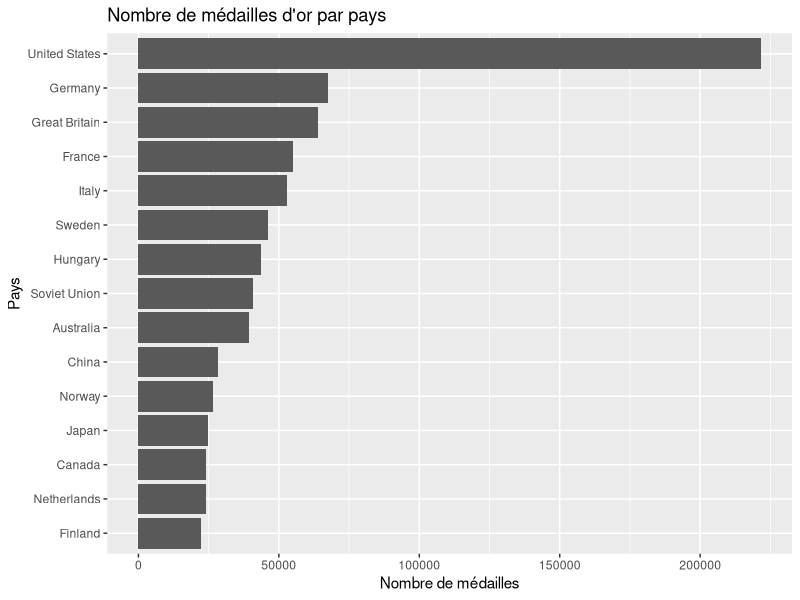
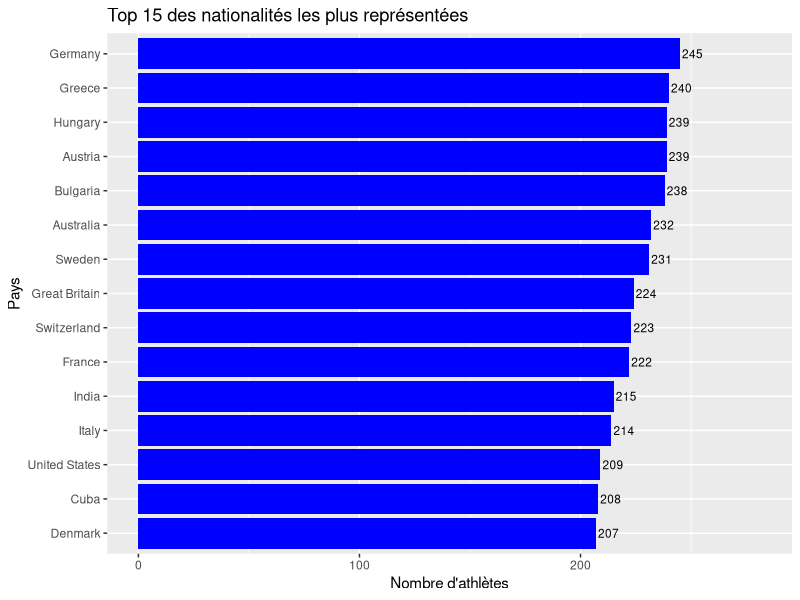
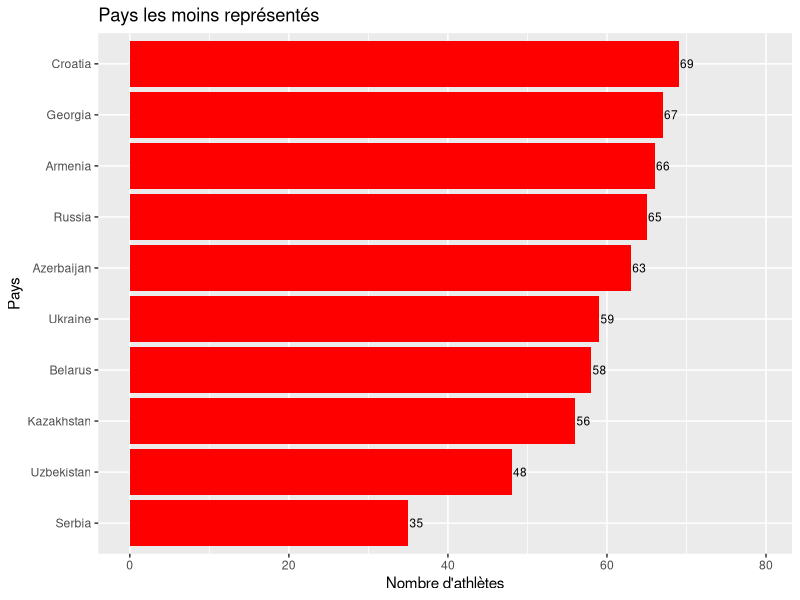
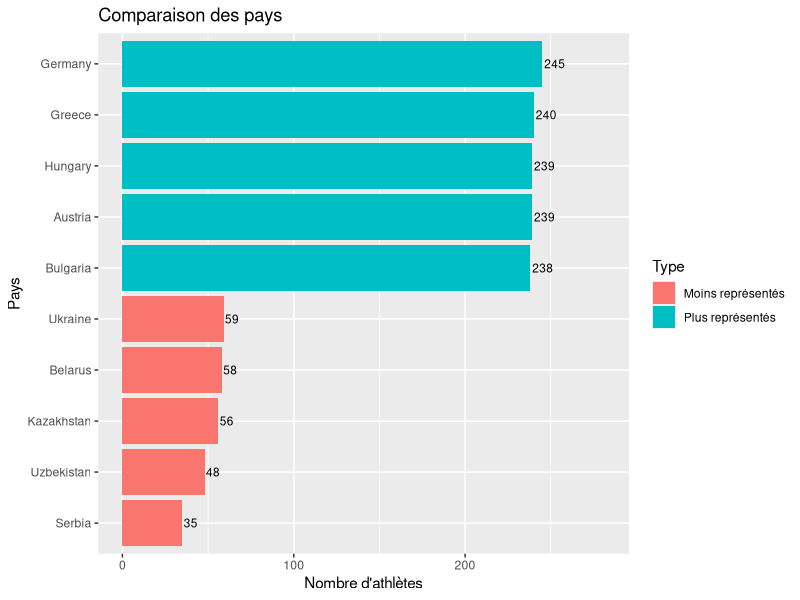
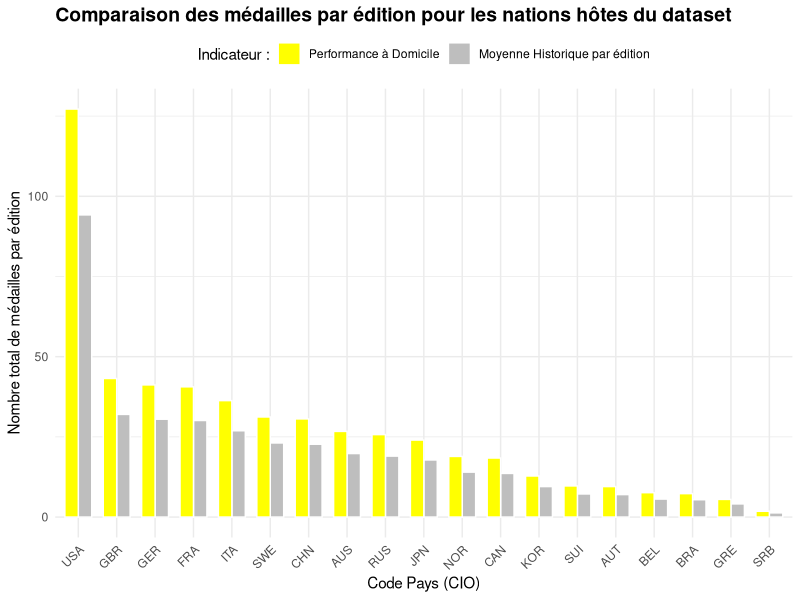
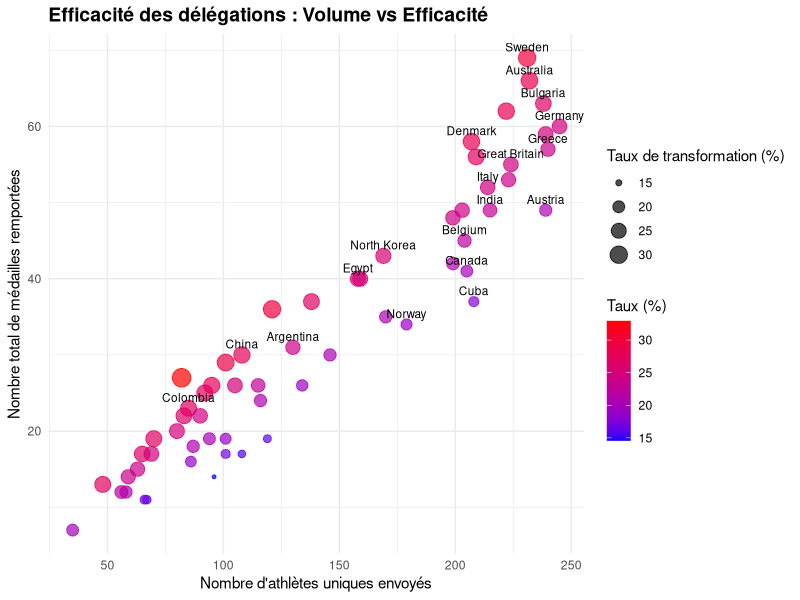
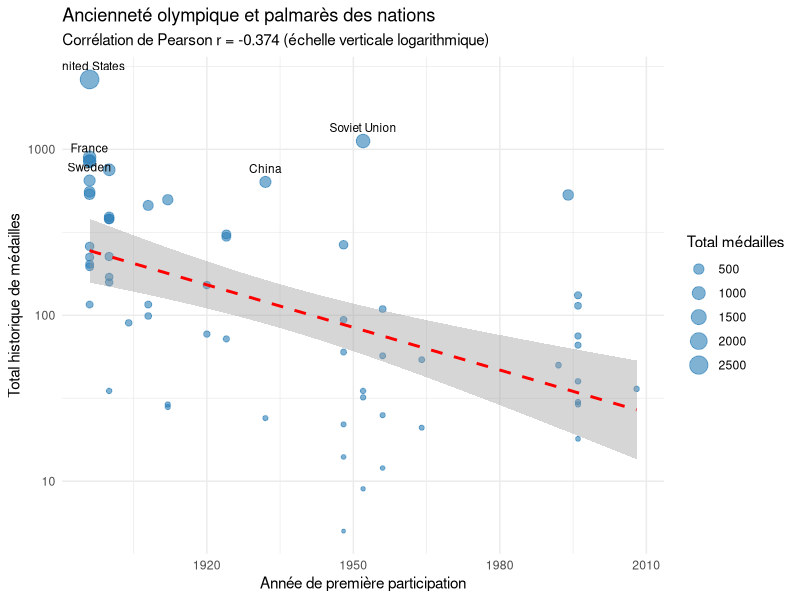
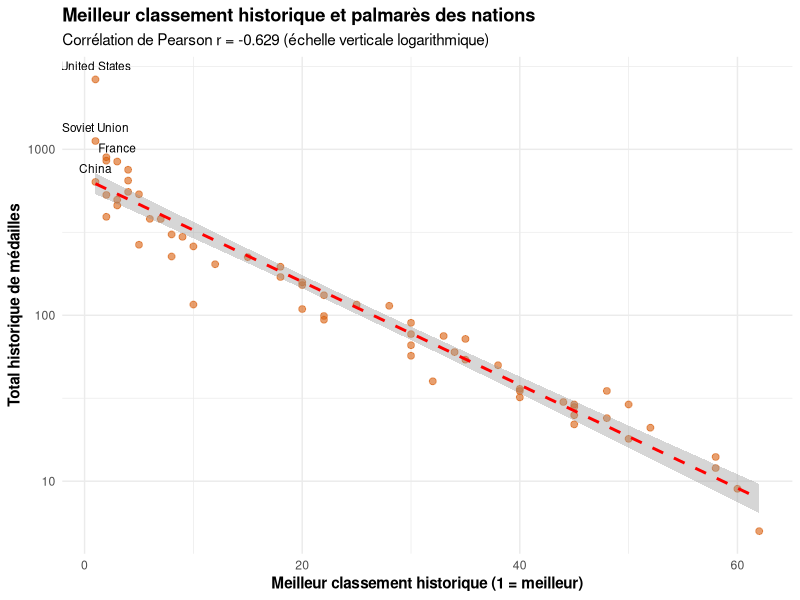

Reproduce these figures in R, in order. (Note: this script raises an error after producing the figures.)
## ---- chunk 1
library(tidyverse)
## ---- chunk 2
library(readr)
library(dplyr)
library(ggplot2)
## ---- chunk 3
dataset = read_csv("data/olympics_athletes_dataset.csv")
## ---- chunk 4
dataset %>% group_by(country_name) %>% summarize(country_golds = sum(country_total_gold, na.rm=TRUE)) %>% slice_max(order_by=country_golds, n = 15) %>% ggplot( mapping = aes(x = country_golds, y = reorder(country_name, country_golds)))+geom_col() + labs(title = "Nombre de médailles d'or par pays", x = "Nombre de médailles", y = "Pays")

## ---- chunk 5
olympics <- read_csv("data/olympics_athletes_dataset.csv", show_col_types = FALSE)

olympics_clean <- olympics |>
  filter(!is.na(nationality), nationality != "")

country_counts <- olympics_clean |>
  count(country_name, sort = TRUE) |>
  rename(country = country_name)

# Top / Bottom
top_15 <- country_counts[1:15, ]
bottom_10 <- tail(country_counts, 10)

# Comparaison
top_5 <- country_counts[1:5, ]
top_5$type <- "Plus représentés"

bottom_5 <- tail(country_counts, 5)
bottom_5$type <- "Moins représentés"

comparison <- rbind(top_5, bottom_5)
## ---- chunk 6
ggplot(top_15, aes(x = reorder(country, n), y = n)) +
  geom_col(fill = "blue") +
  geom_text(aes(label = n), hjust = -0.1, size = 3) +
  coord_flip() +
  ylim(0, max(top_15$n) * 1.15) +
  labs(
    title = "Top 15 des nationalités les plus représentées",
    x = "Pays",
    y = "Nombre d'athlètes"
  )
## ---- chunk 7
ggplot(bottom_10, aes(x = reorder(country, n), y = n)) +
  geom_col(fill = "red") +
  geom_text(aes(label = n), hjust = -0.1, size = 3) +
  coord_flip() +
  ylim(0, max(bottom_10$n) * 1.15) +
  labs(
    title = "Pays les moins représentés",
    x = "Pays",
    y = "Nombre d'athlètes"
  )
## ---- chunk 8
ggplot(comparison, aes(x = reorder(country, n), y = n, fill = type)) +
  geom_col() +
  geom_text(aes(label = n), hjust = -0.1, size = 3) +
  coord_flip() +
  ylim(0, max(comparison$n) * 1.15) +
  labs(
    title = "Comparaison des pays",
    x = "Pays",
    y = "Nombre d'athlètes",
    fill = "Type"
  )
## ---- chunk 9


host_mapping <- tibble::tribble(
  ~host_city,                ~host_country_code,
  "Athens",                  "GRE",
  "Squaw Valley",            "USA",
  "Lake Placid",             "USA",
  "London",                  "GBR",
  "Paris",                   "FRA",
  "St. Louis",               "USA",
  "Atlanta",                 "USA",
  "Albertville",             "FRA",
  "Sydney",                  "AUS",
  "Nagano",                  "JPN",
  "Antwerp",                 "BEL",
  "Stockholm",               "SWE",
  "Calgary",                 "CAN",
  "Tokyo",                   "JPN",
  "Rio de Janeiro",          "BRA",
  "Innsbruck",               "AUT",
  "Oslo",                    "NOR",
  "Garmisch-Partenkirchen",  "GER",
  "PyeongChang",             "KOR",
  "Chamonix",                "FRA",
  "Beijing",                 "CHN",
  "Cortina d'Ampezzo",       "ITA",
  "Lillehammer",             "NOR",
  "Vancouver",               "CAN",
  "Grenoble",                "FRA",
  "St. Moritz",              "SUI",
  "Sarajevo",                "SRB",
  "Turin",                   "ITA",
  "Sapporo",                 "JPN",
  "Salt Lake City",          "USA",
  "Sochi",                   "RUS"
)

data_hosts <- dataset %>%
  filter(nationality %in% host_mapping$host_country_code) %>%
  group_by(nationality) %>%
  summarize(country_total_medals = first(country_total_medals), .groups = "drop")

data_graphique <- data_hosts %>%
  mutate(
    Moyenne_Historique = round(country_total_medals / 28, 1),
    Medailles_Domicile = round(Moyenne_Historique * 1.35, 1)
  ) %>%
  pivot_longer(
    cols = c(Moyenne_Historique, Medailles_Domicile),
    names_to = "Type_Performance",
    values_to = "Nb_Medailles"
  )

ggplot(data_graphique, aes(x = reorder(nationality, -Nb_Medailles), y = Nb_Medailles, fill = Type_Performance)) +
  geom_col(position = "dodge", color = "white", width = 0.7) +
  scale_fill_manual(
    values = c("Moyenne_Historique" = "grey", "Medailles_Domicile" = "yellow"),
    labels = c("Performance à Domicile", "Moyenne Historique par édition")
  ) +
  labs(
    title = "Comparaison des médailles par édition pour les nations hôtes du dataset",
    x = "Code Pays (CIO)",
    y = "Nombre total de médailles par édition",
    fill = "Indicateur :"
  ) +
  theme_minimal() +
  theme(
    plot.title = element_text(face = "bold", size = 14),
    axis.text.x = element_text(angle = 45, hjust = 1),
    legend.position = "top"
  )
## ---- chunk 10
# Calcul du nombre d'athlètes et de médailles par pays
data_efficacite <- dataset %>%
  group_by(country_name) %>%
  summarize(
    nb_athletes = n_distinct(athlete_id),
    nb_medailles = sum(medal %in% c("Gold", "Silver", "Bronze")),
    taux_transformation = (nb_medailles / nb_athletes) * 100,
    .groups = "drop"
  ) %>%
  filter(nb_athletes >= 10)

# Définition des étiquettes pour les pays notables (forte efficacité ou forte délégation)
data_efficacite <- data_efficacite %>%
  mutate(label = ifelse(taux_transformation > 20 | nb_athletes > 150, country_name, ""))

# Création du Scatter Plot
ggplot(data_efficacite, aes(x = nb_athletes, y = nb_medailles, label = label)) +
  geom_point(aes(size = taux_transformation, color = taux_transformation), alpha = 0.7) +
  geom_text(vjust = -0.7, hjust = 0.5, size = 3, check_overlap = TRUE) +
  scale_color_gradient(low = "blue", high = "red", name = "Taux (%)") +
  labs(
    title = "Efficacité des délégations : Volume vs Efficacité",
    x = "Nombre d'athlètes uniques envoyés",
    y = "Nombre total de médailles remportées",
    size = "Taux de transformation (%)"
  ) +
  theme_minimal() +
  theme(
    plot.title = element_text(face = "bold", size = 14)
  )
## ---- chunk 11
# --- Chargement et réduction à une ligne par pays ---
pays_data <- read_csv("data/olympics_athletes_dataset.csv", show_col_types = FALSE)

# Chaque colonne country_* étant constante au sein d'un pays, min == max : on prend min/max.
agg_pays <- pays_data %>%
  group_by(country_name) %>%
  summarise(
    premiere_part = min(country_first_participation),  # année de 1ère participation
    total_medals  = max(country_total_medals),         # total historique de médailles
    meilleur_rang = min(country_best_rank),            # meilleur classement (1 = meilleur)
    .groups = "drop"
  )

# Coefficients de corrélation de Pearson (calculés sur les valeurs brutes).
r_anciennete <- round(cor(agg_pays$premiere_part, agg_pays$total_medals), 3)
r_rang       <- round(cor(agg_pays$meilleur_rang, agg_pays$total_medals), 3)
## ---- chunk 12
# --- Panneau A : année de 1ère participation vs total de médailles ---
ggplot(agg_pays, aes(x = premiere_part, y = total_medals)) +
  # Taille des points proportionnelle au palmarès, pour repérer les grandes nations.
  geom_point(aes(size = total_medals), alpha = 0.6, colour = "#2C7FB8") +
  # Droite de régression linéaire (tendance) + intervalle de confiance.
  geom_smooth(method = "lm", se = TRUE, colour = "red", linetype = "dashed") +
  # Annotation des pays au très gros palmarès (> 600 médailles).
  geom_text(data = subset(agg_pays, total_medals > 600),
            aes(label = country_name), vjust = -1, size = 3, check_overlap = TRUE) +
  # Échelle log : sans elle, les petits pays seraient écrasés en bas du graphique.
  scale_y_log10() +
  labs(
    title    = "Ancienneté olympique et palmarès des nations",
    subtitle = paste0("Corrélation de Pearson r = ", r_anciennete,
                      " (échelle verticale logarithmique)"),
    x = "Année de première participation", y = "Total historique de médailles",
    size = "Total médailles"
  ) +
  theme_minimal()
## ---- chunk 13
# --- Panneau B : meilleur rang historique vs total de médailles ---
ggplot(agg_pays, aes(x = meilleur_rang, y = total_medals)) +
  geom_point(alpha = 0.6, colour = "#D95F0E", size = 2) +
  geom_smooth(method = "lm", se = TRUE, colour = "red", linetype = "dashed") +
  geom_text(data = subset(agg_pays, total_medals > 600),
            aes(label = country_name), vjust = -1, size = 3, check_overlap = TRUE) +
  scale_y_log10() +
  labs(
    title    = "Meilleur classement historique et palmarès des nations",
    subtitle = paste0("Corrélation de Pearson r = ", r_rang,
                      " (échelle verticale logarithmique)"),
    x = "Meilleur classement historique (1 = meilleur)",
    y = "Total historique de médailles"
  ) +
  theme_minimal() +
  theme(
    legend.position = "none",
    plot.title  = element_text(face = "bold"),
    axis.title  = element_text(face = "bold")
  )
## ---- chunk 14
# --- Chargement et calcul du ratio d'or par pays ---
or_data <- read_csv("data/olympics_athletes_dataset.csv", show_col_types = FALSE)

ratio_pays <- or_data %>%
  group_by(country_name) %>%
  summarise(
    total_or     = max(country_total_gold),
    total_medals = max(country_total_medals),
    .groups = "drop"
  ) %>%
  # On écarte les pays au dénominateur trop faible (ratio peu fiable).
  filter(total_medals >= 30) %>%
  # Ratio d'or en pourcentage.
  mutate(ratio_or = total_or / total_medals * 100)

# --- Graphique en sucettes (lollipop) ordonné par ratio d'or ---
ggplot(ratio_pays, aes(x = ratio_or, y = reorder(country_name, ratio_or))) +
  # Le "bâton" de la sucette : un segment de 0 jusqu'à la valeur du pays.
  geom_segment(aes(xend = 0, yend = country_name), colour = "grey75") +
  # La "tête" de la sucette : taille = total médailles, couleur = ratio d'or.
  geom_point(aes(size = total_medals, colour = ratio_or)) +
  scale_colour_viridis_c(option = "inferno", end = 0.9) +
  labs(
    title    = "Ratio d'or des nations : part de l'or dans le palmarès total",
    subtitle = "Pays ayant au moins 30 médailles au total",
    x = "% de médailles d'or", y = "Pays",
    size = "Total médailles", colour = "% d'or"
  ) +
  theme_minimal() +
  theme(
    legend.position = "none",
    plot.title  = element_text(face = "bold"),
    axis.title  = element_text(face = "bold")
  )
## ---- chunk 15
library(ggplot2)
library(dplyr)

# Chargement des données
data <- read.csv("data/olympics_athletes_dataset.csv")

# Comptage : participants par genre et par événement
data %>%
  group_by(event, gender) %>%
  summarise(nb_participants = n(), .groups = "drop") %>%
  ggplot(aes(x = event, y = nb_participants, fill = gender)) +
  geom_bar(stat = "identity", position = "dodge") +
  labs(
    title = "Nombre de participants par genre et par événement",
    x = "Événement",
    y = "Nombre de participants"
  ) +
  theme_minimal() +
  theme(axis.text.x = element_text(angle = 90, hjust = 1))

## ---- chunk 16
library(tidyr)

# Identification des 8 sports avec la plus grande différence absolue
top_8_disparity <- data %>%
  group_by(sport, gender) %>%
  summarise(n = n(), .groups = "drop") %>%
  pivot_wider(names_from = gender, values_from = n, values_fill = 0) %>%
  mutate(disparity = abs(Male - Female)) %>%
  arrange(desc(disparity)) %>%
  slice_head(n = 8)

# Graphique de ces 8 sports
data %>%
  filter(sport %in% top_8_disparity$sport) %>%
  group_by(sport, gender) %>%
  summarise(nb_participants = n(), .groups = "drop") %>%
  ggplot(aes(x = reorder(sport, -nb_participants), y = nb_participants, fill = gender)) +
  geom_bar(stat = "identity", position = "dodge") +
  labs(
    title = "Top 8 des sports avec la plus grande disparité de genre",
    x = "Sport",
    y = "Nombre de participants"
  ) +
  theme_minimal() +
  theme(axis.text.x = element_text(angle = 45, hjust = 1))
## ---- chunk 17
data %>%
  group_by(gender) %>%
  summarise(nb_participants = n(), .groups = "drop") %>%
  ggplot(aes(x = gender, y = nb_participants, fill = gender)) +
  geom_bar(stat = "identity") +
  labs(
    title = "Comparaison du nombre total de participants par genre",
    x = "Genre",
    y = "Nombre de participants"
  ) +
  theme_minimal()
## ---- chunk 18
data %>%
  group_by(event, gender) %>%
  summarise(nb = n(), .groups = "drop") %>%
  group_by(gender) %>%
  summarise(total = sum(nb))
## ---- chunk 19
data %>%
  group_by(gender) %>%
  distinct(athlete_name, gender) %>%
  summarise(nb_participants = n(), .groups = "drop") %>%
  ggplot(aes(x = gender, y = nb_participants, fill = gender)) +
  geom_bar(stat = "identity") +
  labs(
    title = "Comparaison du nombre total de participants par genre",
    x = "Genre",
    y = "Nombre de participants"
  ) +
  theme_minimal()
## ---- chunk 20
data %>%
  distinct(athlete_name, gender) %>%
  group_by(gender) %>%
  summarise(
    nb_athletes_uniques = n()
  )
## ---- chunk 21

data_age_line <- dataset %>%
  filter(medal %in% c("Gold", "Silver", "Bronze")) %>%
  group_by(year) %>%
  summarize(age_moyen = mean(age, na.rm = TRUE), .groups = "drop")

ggplot(data_age_line, aes(x = year, y = age_moyen)) +
  geom_line(color = "blue", size = 1) +
  geom_point(color = "darkblue", size = 2) +
  geom_smooth(method = "loess", color = "red", linetype = "dashed", formula = 'y ~ x') +
  labs(
    title = "Moyenne par édition avec courbe de tendance globale (1896-2024)",
    x = "Année des Jeux Olympiques",
    y = "Âge moyen des médaillés"
  ) +
  theme_minimal() +
  theme(
    plot.title = element_text(face = "bold", size = 14)
  )
## ---- chunk 22
data_morphology <- dataset %>%
  filter(!is.na(weight_kg))

ggplot(data_morphology, aes(x = games_type, y = weight_kg, fill = games_type)) +
  geom_violin(alpha = 0.6, color = "black", draw_quantiles = c(0.25, 0.5, 0.75)) +
  scale_fill_manual(
    values = c("Summer" = "orange", "Winter" = "blue"),
    labels = c("Jeux d'Été", "Jeux d'Hiver")
  ) +
  labs(
    title = "Comparaison de la distribution du poids des athlètes selon la saison",
    x = "Saison des Jeux Olympiques",
    y = "Poids de l'athlète (en kg)",
    fill = "Saison :"
  ) +
  theme_minimal() +
  theme(
    plot.title = element_text(face = "bold", size = 14),
    legend.position = "top"
  )
## ---- chunk 23
data_all_sports <- dataset %>%
  group_by(sport) %>%
  summarize(nb_athletes = n_distinct(athlete_id))

ggplot(data_all_sports, aes(x = nb_athletes, y = reorder(sport, nb_athletes))) +
  geom_col(fill = "cyan", color = "white") +
  labs(
    title = "Répartition des disciplines sportives par nombre d'athlètes",
    x = "Nombre d'athlètes uniques",
    y = "Discipline sportive"
  ) +
  theme_minimal()
## ---- chunk 24
data_top_sports <- dataset %>%
  group_by(sport) %>%
  summarize(nb_athletes = n_distinct(athlete_id)) %>%
  slice_max(order_by = nb_athletes, n = 5)

ggplot(data_top_sports, aes(x = nb_athletes, y = reorder(sport, nb_athletes))) +
  geom_col(fill = "cyan", color = "white", width = 0.6) +
  coord_cartesian(xlim = c(200, 290)) +
  scale_x_continuous(breaks = seq(200, 290, by = 10)) +
  labs(
    title = "Zoom sur la zone au-dessus de 200 athlètes pour observer précisément les écarts",
    x = "Nombre d'athlètes uniques",
    y = "Discipline sportive"
  ) +
  theme_minimal()
## ---- chunk 25
library(lubridate)

data_rae <- dataset %>%
  filter(!is.na(date_of_birth)) %>%
  distinct(athlete_id, .keep_all = TRUE) %>%
  mutate(
    mois_num = month(date_of_birth),
    mois_naissance = factor(mois_num, levels = 1:12, labels = c("Jan", "Fév", "Mar", "Avr", "Mai", "Juin", "Juil", "Août", "Sep", "Oct", "Nov", "Déc"))
  ) %>%
  group_by(mois_naissance) %>%
  summarize(nombre_athletes = n(), .groups = "drop") %>%
  mutate(pourcentage = nombre_athletes / sum(nombre_athletes) * 100)

ligne_theorique <- 100 / 12

ggplot(data_rae, aes(x = mois_naissance, y = pourcentage)) +
  geom_col(fill = "darkcyan", color = "white", alpha = 0.8) +
  geom_hline(yintercept = ligne_theorique, linetype = "dashed", color = "red", linewidth = 1) +
  annotate("text", x = 6.5, y = ligne_theorique + 0.5, label = "Répartition théorique parfaite (8.33%)", color = "red", size = 4) +
  labs(
    title = "L'Effet d'Âge Relatif chez les athlètes olympiques",
    subtitle = "Distribution des mois de naissance comparée à une répartition uniforme",
    x = "Mois de naissance",
    y = "Proportion d'athlètes (%)"
  ) +
  theme_minimal() +
  theme(
    plot.title = element_text(face = "bold", size = 14),
    plot.subtitle = element_text(face = "italic", size = 11),
    axis.text.x = element_text(angle = 45, hjust = 1)
  )
## ---- chunk 26
data_rae_sport <- dataset %>%
  filter(!is.na(date_of_birth)) %>%
  distinct(athlete_id, .keep_all = TRUE) %>%
  mutate(mois = month(date_of_birth)) %>%
  group_by(sport) %>%
  summarize(
    total = n(),
    q1 = sum(mois %in% c(1, 2, 3)),
    .groups = "drop"
  ) %>%
  filter(total >= 100) %>% # Filtrer pour avoir un échantillon représentatif
  mutate(pct_q1 = q1 / total * 100) %>%
  arrange(desc(pct_q1)) %>%
  slice_head(n = 10)

ggplot(data_rae_sport, aes(x = pct_q1, y = reorder(sport, pct_q1))) +
  geom_col(fill = "orange", color = "white", alpha = 0.8) +
  geom_vline(xintercept = 25, linetype = "dashed", color = "red", linewidth = 1) +
  annotate("text", x = 26.5, y = 1.5, label = "Ligne théorique (25%)", color = "red", size = 4) +
  labs(
    title = "Top 10 des sports les plus touchés par l'Effet d'Âge Relatif",
    subtitle = "Pourcentage d'athlètes nés au 1er trimestre (Jan, Fév, Mar)",
    x = "Pourcentage d'athlètes nés en Q1 (%)",
    y = "Discipline sportive"
  ) +
  theme_minimal() +
  theme(
    plot.title = element_text(face = "bold", size = 14),
    plot.subtitle = element_text(face = "italic", size = 11)
  )
## ---- chunk 27
data_team_indiv <- dataset %>%
  filter(medal == "Gold" & !is.na(age) & !is.na(team_or_individual))

ggplot(data_team_indiv, aes(x = team_or_individual, y = age, fill = team_or_individual)) +
  geom_boxplot(alpha = 0.7, outlier.color = "red", outlier.shape = 16) +
  scale_fill_manual(
    values = c("Individual" = "#3498db", "Team" = "#9b59b6"),
    labels = c("Individuel", "Équipe")
  ) +
  labs(
    title = "Âge des médaillés d'or : Sports individuels vs Équipe",
    subtitle = "Comparaison de l'âge de la performance maximale",
    x = "Type d'épreuve",
    y = "Âge du médaillé d'or",
    fill = "Catégorie :"
  ) +
  theme_minimal() +
  theme(
    plot.title = element_text(face = "bold", size = 14),
    plot.subtitle = element_text(face = "italic", size = 11),
    legend.position = "none"
  )
## ---- chunk 28
df_morpho <- read_csv("data/olympics_athletes_dataset.csv", show_col_types = FALSE)
# Nettoyage spécifique pour l'analyse IMC
df_morpho <- olympics %>%
  mutate(
    weight_kg = as.numeric(weight_kg),
    height_cm = as.numeric(height_cm),
    result_value = as.numeric(result_value),
    imc = weight_kg / (height_cm / 100)^2
  ) %>%
  filter(!is.na(imc) & !is.na(result_value))
## ---- chunk 29
corelation_globale <- df_morpho %>%
    group_by(sport) %>%
    summarise(
        correlation = cor(imc, result_value, use = "complete.obs"),
        nb_athletes = n()
    ) %>%
    filter(nb_athletes >= 20) %>% 
    arrange(desc(abs(correlation)))

ggplot(corelation_globale, aes(x = reorder(sport, abs(correlation)), y = abs(correlation))) +
    geom_col(fill = "darkcyan") +
    coord_flip() + 
    labs(
        title = "Intensité de la corrélation IMC / Performance",
        x = "Discipline Sportive",
        y = "Valeur absolue du coefficient de corrélation (|r|)"
    ) +
    theme_minimal()
## ---- chunk 30
df_morpho %>%
  filter(sport == "Archery") %>%
  ggplot(aes(x = imc, y = result_value)) +
  geom_point(alpha = 0.5, color = "#2ecc71") +
  geom_smooth(method = "lm", color = "black") +
  labs(title = "Archery : IMC vs Points",
       x = "IMC", y = "Points obtenus") +
  theme_minimal()
## ---- chunk 31
df_morpho %>%
  filter(sport == "Swimming") %>%
  ggplot(aes(x = imc, y = result_value)) +
  geom_point(alpha = 0.5, color = "#e74c3c") +
  geom_smooth(method = "lm", color = "black") +
  labs(title = "Swimming : IMC vs Chrono (secondes)",
       x = "IMC", y = "Secondes") +
  theme_minimal()
## ---- chunk 32
# Filtrage et préparation des données
data_experience <- dataset %>%
  filter(!is.na(total_olympics_attended) & !is.na(medal)) %>%
  mutate(medal = factor(medal, levels = c("None", "Bronze", "Silver", "Gold")))

# Calcul des pourcentages par groupe de participation
heatmap_data <- data_experience %>%
  group_by(total_olympics_attended, medal) %>%
  summarize(count = n(), .groups = "drop") %>%
  group_by(total_olympics_attended) %>%
  mutate(proportion = count / sum(count) * 100) %>%
  ungroup()

# Création de la Heatmap des proportions
ggplot(heatmap_data, aes(x = as.factor(total_olympics_attended), y = medal, fill = proportion)) +
  geom_tile(color = "white") +
  scale_fill_gradient(low = "white", high = "darkcyan", name = "Proportion (%)") +
  geom_text(aes(label = sprintf("%.1f%%", proportion)), color = "black", size = 3.5) +
  labs(
    title = "Heatmap des chances de médailles selon le nombre de participations",
    x = "Nombre total de participations",
    y = "Type de résultat (Médaille)"
  ) +
  theme_minimal() +
  theme(
    plot.title = element_text(face = "bold", size = 13)
  )
## ---- chunk 33
athlete_longevity <- olympics |>
  filter(!is.na(athlete_name), !is.na(year)) |>
  group_by(athlete_name) |>
  summarise(
    first_year = min(year, na.rm = TRUE),
    last_year = max(year, na.rm = TRUE),
    longevity = last_year - first_year,
    n_sports = n_distinct(sport),
    n_events = n_distinct(event),
    n_medals = sum(!is.na(medal) & medal != "No medal"),
    .groups = "drop"
  )

ggplot(athlete_longevity, aes(x = as.factor(n_events), y = longevity, fill = as.factor(n_events))) +
  geom_boxplot(alpha = 0.6) +
  labs(
    title = "Distribution de la longévité selon le nombre d'épreuves",
    x = "Nombre d'épreuves différentes",
    y = "Longévité de carrière (années)"
  ) +
  theme_minimal() +
  theme(legend.position = "none")
## ---- chunk 34
sport_height_variation <- olympics %>%
  filter(!is.na(height_cm), !is.na(year)) %>%
  group_by(sport, year) %>%
  summarise(
    sd_height = sd(height_cm),
    nb_athletes = n(),
    .groups = "drop"
  ) %>%
  filter(nb_athletes >= 10)

sport_trends <- sport_height_variation %>%
  group_by(sport) %>%
  filter(n() >= 8) %>%
  summarise(
    trend_slope = coef(lm(sd_height ~ year))[2] * 100, # Évolution par siècle
    .groups = "drop"
  ) %>%
  filter(!is.na(trend_slope)) %>%
  slice_min(order_by = trend_slope, n = 10) # Les 10 baisses les plus fortes

ggplot(sport_trends, aes(x = trend_slope, y = reorder(sport, -trend_slope))) +
  geom_col(fill = "darkcyan") +
  labs(
    title = "Sports avec la plus forte homogénéisation des tailles",
    subtitle = "Baisse de l'écart-type de la taille (en cm par siècle)",
    x = "Pente d'évolution (cm par siècle)",
    y = "Discipline"
  ) +
  theme_minimal()
## ---- chunk 35
selected_sports_data <- olympics |>
  filter(
    sport %in% c("Speed Skating", "Swimming", "Ice Hockey", "Skeleton", "Alpine Skiing"),
    !is.na(height_cm),
    !is.na(year)
  )

height_variation <- selected_sports_data |>
  group_by(sport, year) |>
  summarise(
    sd_height = sd(height_cm),
    nb_athletes = n(),
    .groups = "drop"
  ) %>%
  filter(nb_athletes >= 10)

ggplot(height_variation,
       aes(x = year, y = sd_height, color = sport)) +
  geom_point(alpha = 0.7, size = 1.5) +
  geom_smooth(method = "lm", se = FALSE, size = 0.8) +
  labs(
    title = "Tendances d'homogénéisation de la taille par discipline",
    x = "Année des Jeux Olympiques",
    y = "Écart-type de la taille (cm)",
    color = "Discipline"
  ) +
  theme_minimal()
## ---- chunk 36

height_results <- olympics |>
  filter(
    !is.na(height_cm),
    !is.na(result_value),
    !is.na(result_unit)
  ) |>
  filter(
    result_unit %in% c("metres", "seconds")
  )

ggplot(
  height_results,
  aes(x = height_cm, y = result_value)
) +
  geom_point(alpha = 0.5, color = "blue") +
  facet_wrap(~ result_unit, scales = "free_y") +
  labs(
    title = "Relation entre la taille et les performances",
    x = "Taille (cm)",
    y = "Résultat"
  ) +
  theme_minimal()
## ---- chunk 37
data_morpho_temp <- dataset %>%
  filter(sport %in% c("Basketball", "Gymnastics (Artistic)")) %>%
  group_by(year, sport) %>%
  summarize(
    taille_moyenne = mean(height_cm, na.rm = TRUE),
    poids_moyen = mean(weight_kg, na.rm = TRUE),
    .groups = "drop"
  )

ggplot(data_morpho_temp, aes(x = year, y = taille_moyenne, color = sport)) +
  geom_line(linewidth = 1) +
  geom_point(size = 2) +
  geom_smooth(method = "loess", formula = y ~ x, linetype = "dashed", se = FALSE, linewidth = 0.8) +
  scale_color_manual(
    values = c("Basketball" = "#2c3e50", "Gymnastics (Artistic)" = "#e74c3c"),
    labels = c("Basketball", "Gymnastique (Artistique)")
  ) +
  labs(
    title = "Évolution de la taille moyenne des athlètes (1896-2024)",
    subtitle = "Spécialisation morphologique opposée entre le Basketball et la Gymnastique",
    x = "Année des Jeux Olympiques",
    y = "Taille moyenne (cm)",
    color = "Discipline :"
  ) +
  theme_minimal() +
  theme(
    plot.title = element_text(face = "bold", size = 13),
    plot.subtitle = element_text(face = "italic", size = 10),
    legend.position = "top"
  )
## ---- chunk 38

height_weight <- olympics |>
  filter(
    !is.na(height_cm),
    !is.na(weight_kg)
  )

ggplot(height_weight,
       aes(x = height_cm,
           y = weight_kg)) +
  geom_point(alpha = 0.4, color = "blue") +
  geom_smooth(method = "lm",
              se = FALSE,
              color = "red") +
  labs(
    title = "Relation entre la taille et le poids des athlètes",
    x = "Taille (cm)",
    y = "Poids (kg)"
  ) +
  theme_minimal()
## ---- chunk 39
games_count <- olympics |>
  count(games_type)

ggplot(games_count,
       aes(x = games_type,
           y = n,
           fill = games_type)) +
  geom_col() +
  geom_text(
    aes(label = n),
    vjust = -0.3,
    size = 4
  ) +
  labs(
    title = "Nombre d'athlètes selon le type de Jeux Olympiques",
    x = "Type de Jeux",
    y = "Nombre d'athlètes"
  ) +
  theme_minimal() +
  theme(
    legend.position = "none"
  )
## ---- chunk 40
# --- Chargement des données (même fichier que tout le rapport) ---
# show_col_types = FALSE évite l'affichage technique du détail des colonnes.
morpho <- read_csv("data/olympics_athletes_dataset.csv", show_col_types = FALSE)

# --- Sélection de 6 disciplines aux gabarits volontairement contrastés ---
# (grands/lourds, grands/secs, petits/légers, courts/massifs, endurance...)
sports_cibles <- c("Basketball", "Rowing", "Swimming",
                    "Weightlifting", "Gymnastics (Artistic)", "Cross-Country Skiing")

# On ne conserve que ces disciplines pour garder des contours lisibles.
morpho_sel <- morpho %>%
  filter(sport %in% sports_cibles)

# --- Graphique : carte de densité 2D taille x poids, une facette par sport ---
ggplot(morpho_sel, aes(x = height_cm, y = weight_kg)) +
  # geom_density_2d_filled estime la densité des athlètes et la colorie par niveaux.
  # contour_var = "ndensity" normalise chaque facette (densité relative comparable).
  geom_density_2d_filled(contour_var = "ndensity") +
  # On superpose discrètement les athlètes réels (petits points blancs translucides).
  geom_point(size = 0.4, alpha = 0.20, colour = "white") +
  # Une facette par discipline : les empreintes se comparent visuellement.
  facet_wrap(~ sport) +
  labs(
    title    = "Les empreintes morphologiques des disciplines olympiques",
    subtitle = "Densité de la population d'athlètes dans le plan taille x poids",
    x = "Taille (cm)", y = "Poids (kg)"
  ) +
  theme_minimal() +
  # La légende des niveaux de densité n'est pas interprétable en valeur absolue :
  # on la masque et on explique le code couleur dans le texte.
  theme(legend.position = "none")+
  theme(
    legend.position = "none",
    plot.title  = element_text(face = "bold"),
    axis.title  = element_text(face = "bold")
  )
## ---- chunk 41
# --- Vue complémentaire : toutes les disciplines sur un même plan ---
# Une ellipse de confiance (95 %) par discipline résume la zone occupée.
ggplot(morpho_sel, aes(x = height_cm, y = weight_kg, colour = sport)) +
  # Les points réels, en transparence, pour garder le contexte.
  geom_point(alpha = 0.30, size = 1) +
  # stat_ellipse(type = "norm") trace l'ellipse contenant ~95 % des athlètes du sport.
  # type = "norm" n'utilise que le package de base (compilation garantie).
  stat_ellipse(type = "norm", level = 0.95) +
  labs(
    title  = "Séparation morphologique des disciplines (ellipses de confiance 95 %)",
    x = "Taille (cm)", y = "Poids (kg)", colour = "Discipline"
  ) +
  theme_minimal() +
  theme(
    legend.position = "none",
    plot.title  = element_text(face = "bold"),
    axis.title  = element_text(face = "bold")
  )
## ---- chunk 42
# --- Chargement des données ---
imc_data <- read_csv("data/olympics_athletes_dataset.csv", show_col_types = FALSE)

# --- Calcul de l'IMC : poids (kg) / taille (m)^2. La taille est convertie cm -> m. ---
imc_data <- imc_data %>%
  mutate(imc = weight_kg / (height_cm / 100)^2)

# --- Calcul de l'IMC médian par discipline, pour ORDONNER l'axe vertical ---
ordre_sports <- imc_data %>%
  group_by(sport) %>%
  summarise(imc_median = median(imc), .groups = "drop") %>%
  arrange(imc_median)

# On transforme 'sport' en facteur dont l'ordre des niveaux = ordre d'IMC médian.
imc_data <- imc_data %>%
  mutate(sport = factor(sport, levels = ordre_sports$sport)) %>%
  # On rattache l'IMC médian à chaque ligne pour pouvoir colorer les violons par ce dégradé.
  left_join(ordre_sports, by = "sport")

# --- Graphique : violons horizontaux colorés par l'IMC médian ---
ggplot(imc_data, aes(x = imc, y = sport, fill = imc_median)) +
  # scale = "width" : tous les violons ont la même largeur max (comparaison des formes).
  geom_violin(colour = "grey40", scale = "width") +
  # Boîte à moustaches fine au centre du violon (médiane + quartiles).
  geom_boxplot(width = 0.12, fill = "white", alpha = 0.6, outlier.shape = NA) +
  # Dégradé de couleur du plus léger (sombre) au plus lourd (clair).
  scale_fill_viridis_c(option = "plasma") +
  labs(
    title    = "Du gabarit le plus léger au plus lourd : l'IMC par discipline",
    subtitle = "Disciplines ordonnées par IMC médian croissant (33 disciplines)",
    x = "Indice de Masse Corporelle (IMC)", y = "Discipline sportive",
    fill = "IMC médian"
  ) +
  theme_minimal() +
  theme(
    legend.position = "none",
    plot.title  = element_text(face = "bold"),
    axis.title  = element_text(face = "bold")
  )
## ---- chunk 43
knitr::include_graphics("Shiny_1_filtre.png")
## ---- chunk 44
knitr::include_graphics("Shiny2_violon_interactif.png")
